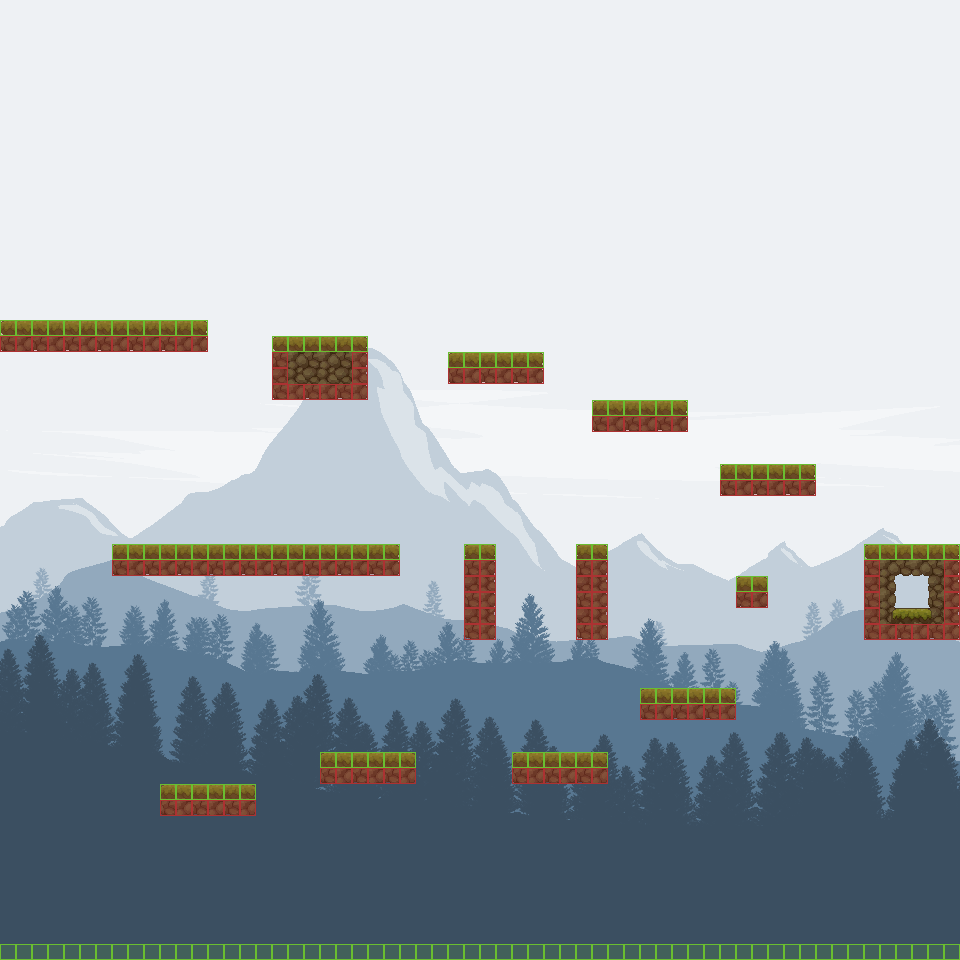

The image is a tile-based game level rendered from a .tmx file. Its description and source (layers, tilesets, objects; grid data summarised) follow:
An orthogonal 60x60 tile map with 16x16 px tiles, 5 tile layers (0 - background, 1 - platforms, 2 - colliders, 3 - triggers, ...), 5 tilesets.

<map version="1.10" tiledversion="1.10.2" orientation="orthogonal" renderorder="right-down" width="60" height="60" tilewidth="16" tileheight="16" infinite="0" nextlayerid="6" nextobjectid="1">
 <editorsettings>
  <export target="../scripts/Platformer/maps/test_platformer.lua" format="lua" />
 </editorsettings>
 <tileset firstgid="1" name="platforms" tilewidth="16" tileheight="16" tilecount="256" columns="16">
  <image source="../textures/village_ground.png" width="256" height="256" />
 </tileset>
 <tileset firstgid="257" name="collider" tilewidth="16" tileheight="16" tilecount="1" columns="1">
  <image source="../textures/collider.png" width="16" height="16" />
 </tileset>
 <tileset firstgid="258" name="background" tilewidth="16" tileheight="16" tilecount="8040" columns="120">
  <image source="../textures/background.png" width="1920" height="1080" />
 </tileset>
 <tileset firstgid="8298" name="trigger" tilewidth="16" tileheight="16" tilecount="1" columns="1">
  <image source="../textures/trigger.png" width="16" height="16" />
 </tileset>
 <tileset firstgid="8299" name="ground" tilewidth="16" tileheight="16" tilecount="1" columns="1">
  <image source="../textures/trigger.png" width="16" height="16" />
 </tileset>
 <layer id="2" name="0 - background" width="60" height="60">
  <data>[3600 cells, 3600 non-empty, 3600 distinct tile ids]</data>
 </layer>
 <layer id="1" name="1 - platforms" width="60" height="60">
  <data>[3600 cells, 234 non-empty, 72 distinct tile ids]</data>
 </layer>
 <layer id="3" name="2 - colliders" width="60" height="60">
  <data>[3600 cells, 210 non-empty, 1 distinct tile ids]</data>
 </layer>
 <layer id="4" name="3 - triggers" width="60" height="60">
  <data>[3600 cells, 60 non-empty, 1 distinct tile ids]</data>
 </layer>
 <layer id="5" name="4 - ground" width="60" height="60">
  <data>[3600 cells, 91 non-empty, 1 distinct tile ids]</data>
 </layer>
</map>
